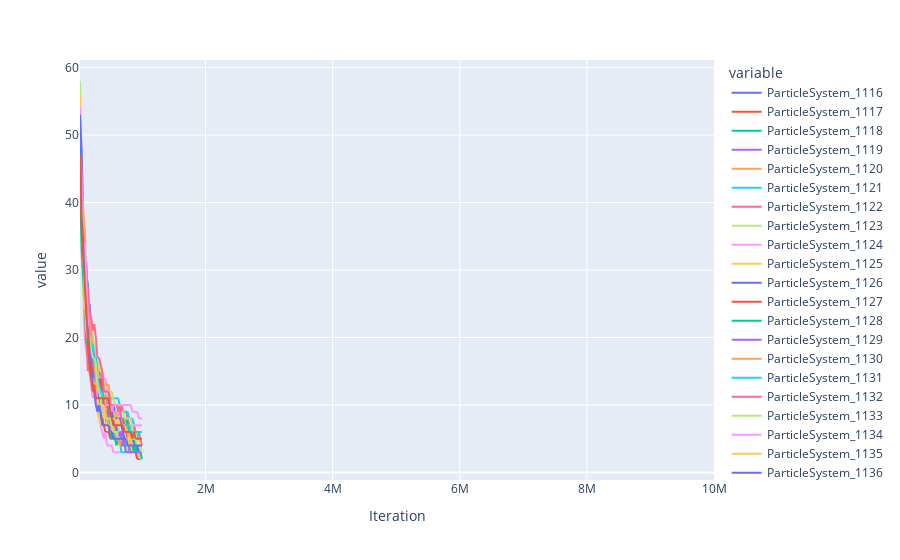

The notebook cell this image was saved under:
### Code cell
####################################
## Num clusters at each iteration ##
####################################

import pandas as pd
import plotly.express as px

df = pd.read_excel('M0.4D0.0001E0.9A0.8_200x200_MC100_num_cluster_tracker.xlsx')
# print(df.to_string())

fig = px.line(df, x='Iteration', y=[f'ParticleSystem_{i}' for i in range(1116,1158)])
fig.show()

### Figure 1 — Plotly figure (JSON) as saved in the notebook; plotly's stock layout.template omitted (floating-point values rounded to 4 significant figures; data arrays with more than 128 entries replaced by an {"elided": "..."} marker saying what was removed)
{"data": [{"hovertemplate": "variable=ParticleSystem_1116<br>Iteration=%{x}<br>value=%{y}<extra></extra>", "legendgroup": "ParticleSystem_1116", "line": {"color": "#636efa", "dash": "solid"}, "marker": {"symbol": "circle"}, "mode": "lines", "name": "ParticleSystem_1116", "showlegend": true, "type": "scattergl", "x": {"elided": "400 int values"}, "xaxis": "x", "y": {"elided": "400 int values"}, "yaxis": "y"}, {"hovertemplate": "variable=ParticleSystem_1117<br>Iteration=%{x}<br>value=%{y}<extra></extra>", "legendgroup": "ParticleSystem_1117", "line": {"color": "#EF553B", "dash": "solid"}, "marker": {"symbol": "circle"}, "mode": "lines", "name": "ParticleSystem_1117", "showlegend": true, "type": "scattergl", "x": {"elided": "400 int values"}, "xaxis": "x", "y": {"elided": "400 int values"}, "yaxis": "y"}, {"hovertemplate": "variable=ParticleSystem_1118<br>Iteration=%{x}<br>value=%{y}<extra></extra>", "legendgroup": "ParticleSystem_1118", "line": {"color": "#00cc96", "dash": "solid"}, "marker": {"symbol": "circle"}, "mode": "lines", "name": "ParticleSystem_1118", "showlegend": true, "type": "scattergl", "x": {"elided": "400 int values"}, "xaxis": "x", "y": {"elided": "400 int values"}, "yaxis": "y"}, {"hovertemplate": "variable=ParticleSystem_1119<br>Iteration=%{x}<br>value=%{y}<extra></extra>", "legendgroup": "ParticleSystem_1119", "line": {"color": "#ab63fa", "dash": "solid"}, "marker": {"symbol": "circle"}, "mode": "lines", "name": "ParticleSystem_1119", "showlegend": true, "type": "scattergl", "x": {"elided": "400 int values"}, "xaxis": "x", "y": {"elided": "400 int values"}, "yaxis": "y"}, {"hovertemplate": "variable=ParticleSystem_1120<br>Iteration=%{x}<br>value=%{y}<extra></extra>", "legendgroup": "ParticleSystem_1120", "line": {"color": "#FFA15A", "dash": "solid"}, "marker": {"symbol": "circle"}, "mode": "lines", "name": "ParticleSystem_1120", "showlegend": true, "type": "scattergl", "x": {"elided": "400 int values"}, "xaxis": "x", "y": {"elided": "400 int values"}, "yaxis": "y"}, {"hovertemplate": "variable=ParticleSystem_1121<br>Iteration=%{x}<br>value=%{y}<extra></extra>", "legendgroup": "ParticleSystem_1121", "line": {"color": "#19d3f3", "dash": "solid"}, "marker": {"symbol": "circle"}, "mode": "lines", "name": "ParticleSystem_1121", "showlegend": true, "type": "scattergl", "x": {"elided": "400 int values"}, "xaxis": "x", "y": {"elided": "400 int values"}, "yaxis": "y"}, {"hovertemplate": "variable=ParticleSystem_1122<br>Iteration=%{x}<br>value=%{y}<extra></extra>", "legendgroup": "ParticleSystem_1122", "line": {"color": "#FF6692", "dash": "solid"}, "marker": {"symbol": "circle"}, "mode": "lines", "name": "ParticleSystem_1122", "showlegend": true, "type": "scattergl", "x": {"elided": "400 int values"}, "xaxis": "x", "y": {"elided": "400 int values"}, "yaxis": "y"}, {"hovertemplate": "variable=ParticleSystem_1123<br>Iteration=%{x}<br>value=%{y}<extra></extra>", "legendgroup": "ParticleSystem_1123", "line": {"color": "#B6E880", "dash": "solid"}, "marker": {"symbol": "circle"}, "mode": "lines", "name": "ParticleSystem_1123", "showlegend": true, "type": "scattergl", "x": {"elided": "400 int values"}, "xaxis": "x", "y": {"elided": "400 int values"}, "yaxis": "y"}, {"hovertemplate": "variable=ParticleSystem_1124<br>Iteration=%{x}<br>value=%{y}<extra></extra>", "legendgroup": "ParticleSystem_1124", "line": {"color": "#FF97FF", "dash": "solid"}, "marker": {"symbol": "circle"}, "mode": "lines", "name": "ParticleSystem_1124", "showlegend": true, "type": "scattergl", "x": {"elided": "400 int values"}, "xaxis": "x", "y": {"elided": "400 int values"}, "yaxis": "y"}, {"hovertemplate": "variable=ParticleSystem_1125<br>Iteration=%{x}<br>value=%{y}<extra></extra>", "legendgroup": "ParticleSystem_1125", "line": {"color": "#FECB52", "dash": "solid"}, "marker": {"symbol": "circle"}, "mode": "lines", "name": "ParticleSystem_1125", "showlegend": true, "type": "scattergl", "x": {"elided": "400 int values"}, "xaxis": "x", "y": {"elided": "400 int values"}, "yaxis": "y"}, {"hovertemplate": "variable=ParticleSystem_1126<br>Iteration=%{x}<br>value=%{y}<extra></extra>", "legendgroup": "ParticleSystem_1126", "line": {"color": "#636efa", "dash": "solid"}, "marker": {"symbol": "circle"}, "mode": "lines", "name": "ParticleSystem_1126", "showlegend": true, "type": "scattergl", "x": {"elided": "400 int values"}, "xaxis": "x", "y": {"elided": "400 int values"}, "yaxis": "y"}, {"hovertemplate": "variable=ParticleSystem_1127<br>Iteration=%{x}<br>value=%{y}<extra></extra>", "legendgroup": "ParticleSystem_1127", "line": {"color": "#EF553B", "dash": "solid"}, "marker": {"symbol": "circle"}, "mode": "lines", "name": "ParticleSystem_1127", "showlegend": true, "type": "scattergl", "x": {"elided": "400 int values"}, "xaxis": "x", "y": {"elided": "400 int values"}, "yaxis": "y"}, {"hovertemplate": "variable=ParticleSystem_1128<br>Iteration=%{x}<br>value=%{y}<extra></extra>", "legendgroup": "ParticleSystem_1128", "line": {"color": "#00cc96", "dash": "solid"}, "marker": {"symbol": "circle"}, "mode": "lines", "name": "ParticleSystem_1128", "showlegend": true, "type": "scattergl", "x": {"elided": "400 int values"}, "xaxis": "x", "y": {"elided": "400 int values"}, "yaxis": "y"}, {"hovertemplate": "variable=ParticleSystem_1129<br>Iteration=%{x}<br>value=%{y}<extra></extra>", "legendgroup": "ParticleSystem_1129", "line": {"color": "#ab63fa", "dash": "solid"}, "marker": {"symbol": "circle"}, "mode": "lines", "name": "ParticleSystem_1129", "showlegend": true, "type": "scattergl", "x": {"elided": "400 int values"}, "xaxis": "x", "y": {"elided": "400 int values"}, "yaxis": "y"}, {"hovertemplate": "variable=ParticleSystem_1130<br>Iteration=%{x}<br>value=%{y}<extra></extra>", "legendgroup": "ParticleSystem_1130", "line": {"color": "#FFA15A", "dash": "solid"}, "marker": {"symbol": "circle"}, "mode": "lines", "name": "ParticleSystem_1130", "showlegend": true, "type": "scattergl", "x": {"elided": "400 int values"}, "xaxis": "x", "y": {"elided": "400 int values"}, "yaxis": "y"}, {"hovertemplate": "variable=ParticleSystem_1131<br>Iteration=%{x}<br>value=%{y}<extra></extra>", "legendgroup": "ParticleSystem_1131", "line": {"color": "#19d3f3", "dash": "solid"}, "marker": {"symbol": "circle"}, "mode": "lines", "name": "ParticleSystem_1131", "showlegend": true, "type": "scattergl", "x": {"elided": "400 int values"}, "xaxis": "x", "y": {"elided": "400 int values"}, "yaxis": "y"}, {"hovertemplate": "variable=ParticleSystem_1132<br>Iteration=%{x}<br>value=%{y}<extra></extra>", "legendgroup": "ParticleSystem_1132", "line": {"color": "#FF6692", "dash": "solid"}, "marker": {"symbol": "circle"}, "mode": "lines", "name": "ParticleSystem_1132", "showlegend": true, "type": "scattergl", "x": {"elided": "400 int values"}, "xaxis": "x", "y": {"elided": "400 int values"}, "yaxis": "y"}, {"hovertemplate": "variable=ParticleSystem_1133<br>Iteration=%{x}<br>value=%{y}<extra></extra>", "legendgroup": "ParticleSystem_1133", "line": {"color": "#B6E880", "dash": "solid"}, "marker": {"symbol": "circle"}, "mode": "lines", "name": "ParticleSystem_1133", "showlegend": true, "type": "scattergl", "x": {"elided": "400 int values"}, "xaxis": "x", "y": {"elided": "400 int values"}, "yaxis": "y"}, {"hovertemplate": "variable=ParticleSystem_1134<br>Iteration=%{x}<br>value=%{y}<extra></extra>", "legendgroup": "ParticleSystem_1134", "line": {"color": "#FF97FF", "dash": "solid"}, "marker": {"symbol": "circle"}, "mode": "lines", "name": "ParticleSystem_1134", "showlegend": true, "type": "scattergl", "x": {"elided": "400 int values"}, "xaxis": "x", "y": {"elided": "400 int values"}, "yaxis": "y"}, {"hovertemplate": "variable=ParticleSystem_1135<br>Iteration=%{x}<br>value=%{y}<extra></extra>", "legendgroup": "ParticleSystem_1135", "line": {"color": "#FECB52", "dash": "solid"}, "marker": {"symbol": "circle"}, "mode": "lines", "name": "ParticleSystem_1135", "showlegend": true, "type": "scattergl", "x": {"elided": "400 int values"}, "xaxis": "x", "y": {"elided": "400 int values"}, "yaxis": "y"}, {"hovertemplate": "variable=ParticleSystem_1136<br>Iteration=%{x}<br>value=%{y}<extra></extra>", "legendgroup": "ParticleSystem_1136", "line": {"color": "#636efa", "dash": "solid"}, "marker": {"symbol": "circle"}, "mode": "lines", "name": "ParticleSystem_1136", "showlegend": true, "type": "scattergl", "x": {"elided": "400 int values"}, "xaxis": "x", "y": {"elided": "400 int values"}, "yaxis": "y"}, {"hovertemplate": "variable=ParticleSystem_1137<br>Iteration=%{x}<br>value=%{y}<extra></extra>", "legendgroup": "ParticleSystem_1137", "line": {"color": "#EF553B", "dash": "solid"}, "marker": {"symbol": "circle"}, "mode": "lines", "name": "ParticleSystem_1137", "showlegend": true, "type": "scattergl", "x": {"elided": "400 int values"}, "xaxis": "x", "y": {"elided": "400 int values"}, "yaxis": "y"}, {"hovertemplate": "variable=ParticleSystem_1138<br>Iteration=%{x}<br>value=%{y}<extra></extra>", "legendgroup": "ParticleSystem_1138", "line": {"color": "#00cc96", "dash": "solid"}, "marker": {"symbol": "circle"}, "mode": "lines", "name": "ParticleSystem_1138", "showlegend": true, "type": "scattergl", "x": {"elided": "400 int values"}, "xaxis": "x", "y": {"elided": "400 int values"}, "yaxis": "y"}, {"hovertemplate": "variable=ParticleSystem_1139<br>Iteration=%{x}<br>value=%{y}<extra></extra>", "legendgroup": "ParticleSystem_1139", "line": {"color": "#ab63fa", "dash": "solid"}, "marker": {"symbol": "circle"}, "mode": "lines", "name": "ParticleSystem_1139", "showlegend": true, "type": "scattergl", "x": {"elided": "400 int values"}, "xaxis": "x", "y": {"elided": "400 int values"}, "yaxis": "y"}, {"hovertemplate": "variable=ParticleSystem_1140<br>Iteration=%{x}<br>value=%{y}<extra></extra>", "legendgroup": "ParticleSystem_1140", "line": {"color": "#FFA15A", "dash": "solid"}, "marker": {"symbol": "circle"}, "mode": "lines", "name": "ParticleSystem_1140", "showlegend": true, "type": "scattergl", "x": {"elided": "400 int values"}, "xaxis": "x", "y": {"elided": "400 int values"}, "yaxis": "y"}, {"hovertemplate": "variable=ParticleSystem_1141<br>Iteration=%{x}<br>value=%{y}<extra></extra>", "legendgroup": "ParticleSystem_1141", "line": {"color": "#19d3f3", "dash": "solid"}, "marker": {"symbol": "circle"}, "mode": "lines", "name": "ParticleSystem_1141", "showlegend": true, "type": "scattergl", "x": {"elided": "400 int values"}, "xaxis": "x", "y": {"elided": "400 int values"}, "yaxis": "y"}, {"hovertemplate": "variable=ParticleSystem_1142<br>Iteration=%{x}<br>value=%{y}<extra></extra>", "legendgroup": "ParticleSystem_1142", "line": {"color": "#FF6692", "dash": "solid"}, "marker": {"symbol": "circle"}, "mode": "lines", "name": "ParticleSystem_1142", "showlegend": true, "type": "scattergl", "x": {"elided": "400 int values"}, "xaxis": "x", "y": {"elided": "400 int values"}, "yaxis": "y"}, {"hovertemplate": "variable=ParticleSystem_1143<br>Iteration=%{x}<br>value=%{y}<extra></extra>", "legendgroup": "ParticleSystem_1143", "line": {"color": "#B6E880", "dash": "solid"}, "marker": {"symbol": "circle"}, "mode": "lines", "name": "ParticleSystem_1143", "showlegend": true, "type": "scattergl", "x": {"elided": "400 int values"}, "xaxis": "x", "y": {"elided": "400 int values"}, "yaxis": "y"}, {"hovertemplate": "variable=ParticleSystem_1144<br>Iteration=%{x}<br>value=%{y}<extra></extra>", "legendgroup": "ParticleSystem_1144", "line": {"color": "#FF97FF", "dash": "solid"}, "marker": {"symbol": "circle"}, "mode": "lines", "name": "ParticleSystem_1144", "showlegend": true, "type": "scattergl", "x": {"elided": "400 int values"}, "xaxis": "x", "y": {"elided": "400 int values"}, "yaxis": "y"}, {"hovertemplate": "variable=ParticleSystem_1145<br>Iteration=%{x}<br>value=%{y}<extra></extra>", "legendgroup": "ParticleSystem_1145", "line": {"color": "#FECB52", "dash": "solid"}, "marker": {"symbol": "circle"}, "mode": "lines", "name": "ParticleSystem_1145", "showlegend": true, "type": "scattergl", "x": {"elided": "400 int values"}, "xaxis": "x", "y": {"elided": "400 int values"}, "yaxis": "y"}, {"hovertemplate": "variable=ParticleSystem_1146<br>Iteration=%{x}<br>value=%{y}<extra></extra>", "legendgroup": "ParticleSystem_1146", "line": {"color": "#636efa", "dash": "solid"}, "marker": {"symbol": "circle"}, "mode": "lines", "name": "ParticleSystem_1146", "showlegend": true, "type": "scattergl", "x": {"elided": "400 int values"}, "xaxis": "x", "y": {"elided": "400 int values"}, "yaxis": "y"}, {"hovertemplate": "variable=ParticleSystem_1147<br>Iteration=%{x}<br>value=%{y}<extra></extra>", "legendgroup": "ParticleSystem_1147", "line": {"color": "#EF553B", "dash": "solid"}, "marker": {"symbol": "circle"}, "mode": "lines", "name": "ParticleSystem_1147", "showlegend": true, "type": "scattergl", "x": {"elided": "400 int values"}, "xaxis": "x", "y": {"elided": "400 int values"}, "yaxis": "y"}, {"hovertemplate": "variable=ParticleSystem_1148<br>Iteration=%{x}<br>value=%{y}<extra></extra>", "legendgroup": "ParticleSystem_1148", "line": {"color": "#00cc96", "dash": "solid"}, "marker": {"symbol": "circle"}, "mode": "lines", "name": "ParticleSystem_1148", "showlegend": true, "type": "scattergl", "x": {"elided": "400 int values"}, "xaxis": "x", "y": {"elided": "400 int values"}, "yaxis": "y"}, {"hovertemplate": "variable=ParticleSystem_1149<br>Iteration=%{x}<br>value=%{y}<extra></extra>", "legendgroup": "ParticleSystem_1149", "line": {"color": "#ab63fa", "dash": "solid"}, "marker": {"symbol": "circle"}, "mode": "lines", "name": "ParticleSystem_1149", "showlegend": true, "type": "scattergl", "x": {"elided": "400 int values"}, "xaxis": "x", "y": {"elided": "400 int values"}, "yaxis": "y"}, {"hovertemplate": "variable=ParticleSystem_1150<br>Iteration=%{x}<br>value=%{y}<extra></extra>", "legendgroup": "ParticleSystem_1150", "line": {"color": "#FFA15A", "dash": "solid"}, "marker": {"symbol": "circle"}, "mode": "lines", "name": "ParticleSystem_1150", "showlegend": true, "type": "scattergl", "x": {"elided": "400 int values"}, "xaxis": "x", "y": {"elided": "400 int values"}, "yaxis": "y"}, {"hovertemplate": "variable=ParticleSystem_1151<br>Iteration=%{x}<br>value=%{y}<extra></extra>", "legendgroup": "ParticleSystem_1151", "line": {"color": "#19d3f3", "dash": "solid"}, "marker": {"symbol": "circle"}, "mode": "lines", "name": "ParticleSystem_1151", "showlegend": true, "type": "scattergl", "x": {"elided": "400 int values"}, "xaxis": "x", "y": {"elided": "400 int values"}, "yaxis": "y"}, {"hovertemplate": "variable=ParticleSystem_1152<br>Iteration=%{x}<br>value=%{y}<extra></extra>", "legendgroup": "ParticleSystem_1152", "line": {"color": "#FF6692", "dash": "solid"}, "marker": {"symbol": "circle"}, "mode": "lines", "name": "ParticleSystem_1152", "showlegend": true, "type": "scattergl", "x": {"elided": "400 int values"}, "xaxis": "x", "y": {"elided": "400 int values"}, "yaxis": "y"}, {"hovertemplate": "variable=ParticleSystem_1153<br>Iteration=%{x}<br>value=%{y}<extra></extra>", "legendgroup": "ParticleSystem_1153", "line": {"color": "#B6E880", "dash": "solid"}, "marker": {"symbol": "circle"}, "mode": "lines", "name": "ParticleSystem_1153", "showlegend": true, "type": "scattergl", "x": {"elided": "400 int values"}, "xaxis": "x", "y": {"elided": "400 int values"}, "yaxis": "y"}, {"hovertemplate": "variable=ParticleSystem_1154<br>Iteration=%{x}<br>value=%{y}<extra></extra>", "legendgroup": "ParticleSystem_1154", "line": {"color": "#FF97FF", "dash": "solid"}, "marker": {"symbol": "circle"}, "mode": "lines", "name": "ParticleSystem_1154", "showlegend": true, "type": "scattergl", "x": {"elided": "400 int values"}, "xaxis": "x", "y": {"elided": "400 int values"}, "yaxis": "y"}, {"hovertemplate": "variable=ParticleSystem_1155<br>Iteration=%{x}<br>value=%{y}<extra></extra>", "legendgroup": "ParticleSystem_1155", "line": {"color": "#FECB52", "dash": "solid"}, "marker": {"symbol": "circle"}, "mode": "lines", "name": "ParticleSystem_1155", "showlegend": true, "type": "scattergl", "x": {"elided": "400 int values"}, "xaxis": "x", "y": {"elided": "400 int values"}, "yaxis": "y"}, {"hovertemplate": "variable=ParticleSystem_1156<br>Iteration=%{x}<br>value=%{y}<extra></extra>", "legendgroup": "ParticleSystem_1156", "line": {"color": "#636efa", "dash": "solid"}, "marker": {"symbol": "circle"}, "mode": "lines", "name": "ParticleSystem_1156", "showlegend": true, "type": "scattergl", "x": {"elided": "400 int values"}, "xaxis": "x", "y": {"elided": "400 int values"}, "yaxis": "y"}, {"hovertemplate": "variable=ParticleSystem_1157<br>Iteration=%{x}<br>value=%{y}<extra></extra>", "legendgroup": "ParticleSystem_1157", "line": {"color": "#EF553B", "dash": "solid"}, "marker": {"symbol": "circle"}, "mode": "lines", "name": "ParticleSystem_1157", "showlegend": true, "type": "scattergl", "x": {"elided": "400 int values"}, "xaxis": "x", "y": {"elided": "400 int values"}, "yaxis": "y"}], "layout": {"legend": {"title": {"text": "variable"}, "tracegroupgap": 0}, "margin": {"t": 60}, "xaxis": {"anchor": "y", "domain": [0, 1], "title": {"text": "Iteration"}}, "yaxis": {"anchor": "x", "domain": [0, 1], "title": {"text": "value"}}}}
